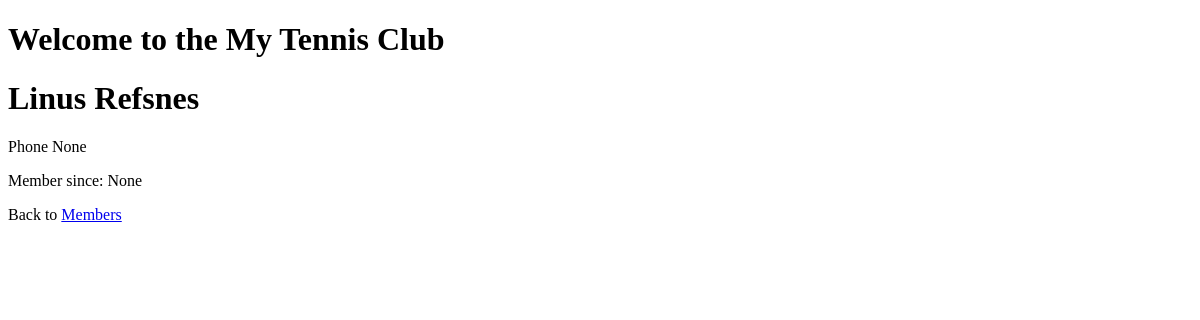
The page /members/details/3/ on the database as committed earlier.
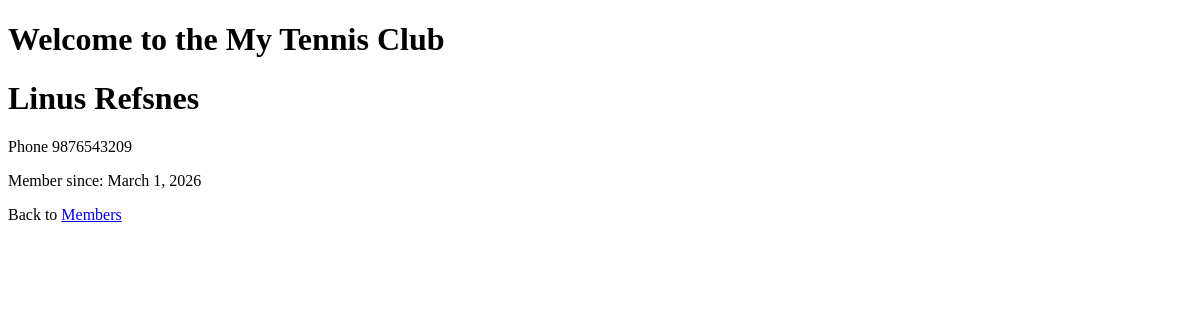
The same page on the database as committed later.
### members/models.py (models this page shows, shortened)
class Member(models.Model):
  firstname = models.CharField(max_length=255)
  lastname = models.CharField(max_length=255)
  phone = models.IntegerField(null=True)
  joined_date = models.DateField(null=True)

### members/views.py (the view)
# urls.py: path('members/details/<int:id>/', views.details, name='details'),
def details(request, id):
  mymember = Member.objects.get(id=id)
  template = loader.get_template('details.html')
  context = {
    'mymember': mymember,
  }
  return HttpResponse(template.render(context, request))

### members/templates/details.html (shortened to what this page needs)
{% extends "master.html" %}  {% block content %}
<h1>{{ mymember.firstname }} {{ mymember.lastname }}</h1>
<p>Phone {{ mymember.phone }}</p>
<p>Member since: {{ mymember.joined_date }}</p>
<p>Back to <a href="/members">Members</a></p>
{% endblock %}

### members/templates/master.html (shortened to what this page needs)
<!doctype html>
<html lang="en">
  <head>
  </head>
  <body>
    <header>
      <h1>Welcome to the My Tennis Club</h1>
    </header>
    {% block content %} {% endblock %}
  </body>
</html>

Rows that differ between the two databases and show on the page:
changed Member "Linus": phone "None" → "9876543209"; joined_date "None" → "March 1, 2026"
